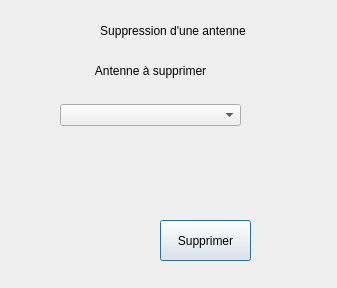
<?xml version="1.0" encoding="UTF-8"?>
<ui version="4.0">
 <class>Suppfr</class>
 <widget class="QDialog" name="Suppfr">
  <property name="geometry">
   <rect>
    <x>0</x>
    <y>0</y>
    <width>337</width>
    <height>288</height>
   </rect>
  </property>
  <property name="windowTitle">
   <string>Dialog</string>
  </property>
  <widget class="QWidget" name="verticalLayoutWidget_7">
   <property name="geometry">
    <rect>
     <x>40</x>
     <y>10</y>
     <width>266</width>
     <height>41</height>
    </rect>
   </property>
   <layout class="QVBoxLayout" name="verticalLayout_7">
    <item>
     <widget class="QLabel" name="label_5">
      <property name="text">
       <string>Suppression d'une antenne</string>
      </property>
      <property name="alignment">
       <set>Qt::AlignCenter</set>
      </property>
     </widget>
    </item>
   </layout>
  </widget>
  <widget class="QWidget" name="verticalLayoutWidget_8">
   <property name="geometry">
    <rect>
     <x>60</x>
     <y>100</y>
     <width>181</width>
     <height>31</height>
    </rect>
   </property>
   <layout class="QVBoxLayout" name="verticalLayout_8">
    <item>
     <widget class="QComboBox" name="comboBox_4"/>
    </item>
   </layout>
  </widget>
  <widget class="QLabel" name="label_6">
   <property name="geometry">
    <rect>
     <x>70</x>
     <y>60</y>
     <width>161</width>
     <height>21</height>
    </rect>
   </property>
   <property name="text">
    <string>Antenne à supprimer</string>
   </property>
   <property name="alignment">
    <set>Qt::AlignCenter</set>
   </property>
  </widget>
  <widget class="QPushButton" name="pushButton_3">
   <property name="geometry">
    <rect>
     <x>160</x>
     <y>220</y>
     <width>91</width>
     <height>41</height>
    </rect>
   </property>
   <property name="text">
    <string>Supprimer</string>
   </property>
  </widget>
 </widget>
 <resources/>
 <connections/>
</ui>
